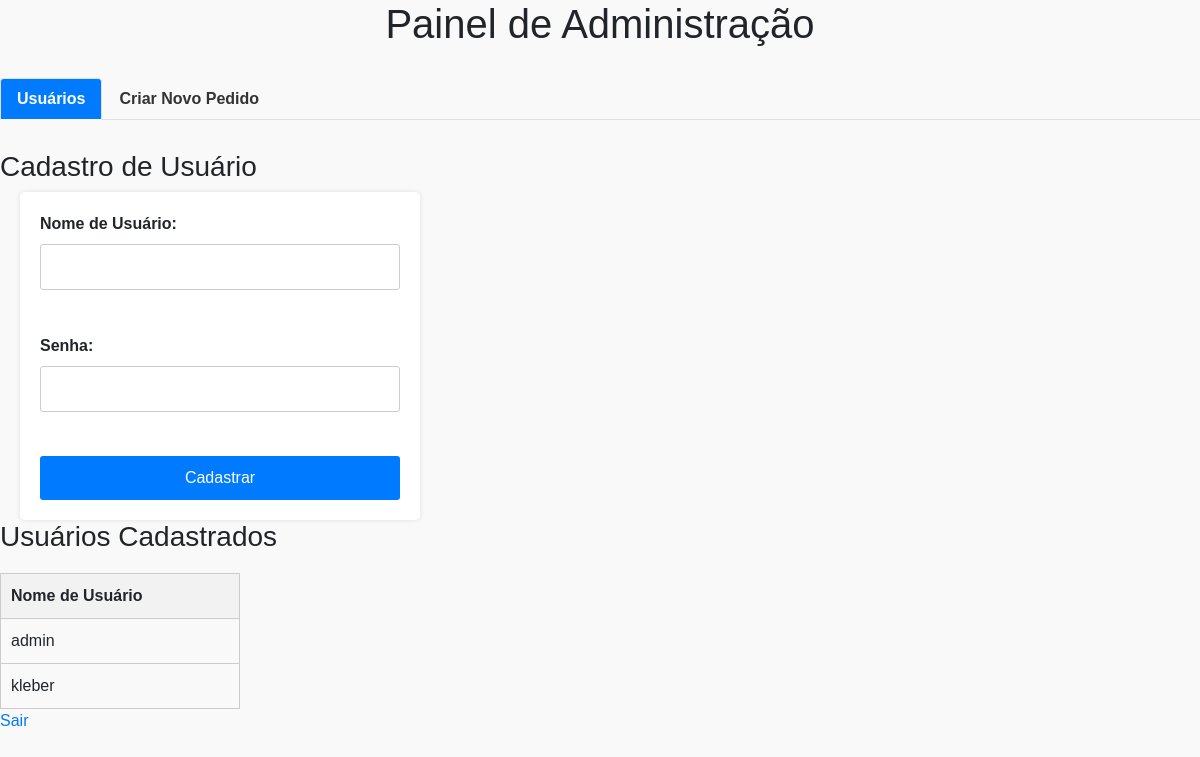
Page /admin_dashboard/ on the earlier database version.
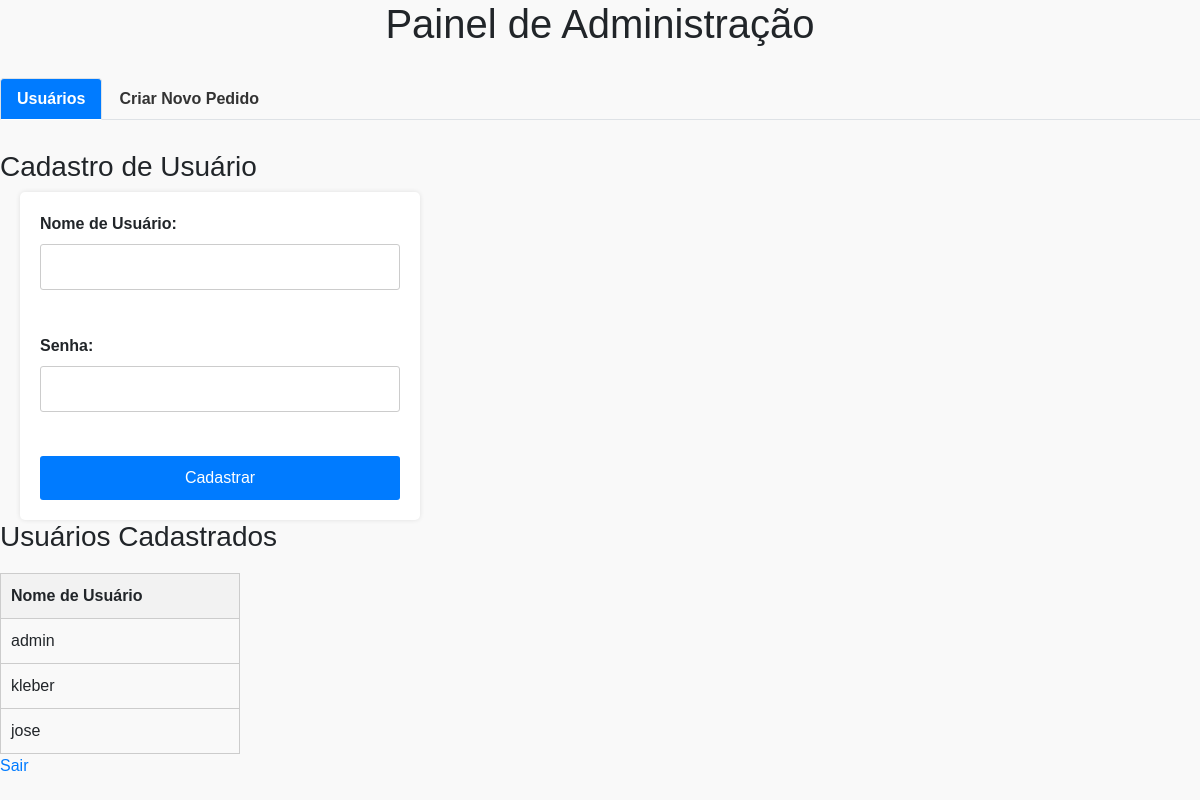
Same page on the later database version.
### mvpapp/models.py (models this page shows)
class User(AbstractUser):
    pass

### mvpapp/views.py (the view)
# urls.py: path('admin_dashboard/', views.admin_dashboard, name='admin_dashboard'),  # Nova rota para o painel de administração
def admin_dashboard(request):
    if request.method == 'POST':
        form = UserForm(request.POST)
        if form.is_valid():
            username = form.cleaned_data['username']
            password = form.cleaned_data['password']
            if User.objects.filter(username=username).exists():
                error_message = 'O nome de usuário já está em uso.'
                return render(request, 'admin_dashboard.html', {'form': form, 'error_message': error_message})
            user = User.objects.create_user(username=username, password=password)
            user.save()
            success_message = 'Usuário cadastrado com sucesso!'
            return render(request, 'admin_dashboard.html', {'form': form, 'success_message': success_message})
    else:
        form = UserForm()
    users = User.objects.all()
    return render(request, 'admin_dashboard.html', {'form': form, 'users': users})

### mvpapp/forms.py
class UserForm(forms.ModelForm):
    password = forms.CharField(widget=forms.PasswordInput)
    class Meta:
        model = User
        fields = ('username', 'password')

### mvpapp/templates/admin_dashboard.html (shortened to what this page needs)
{% load static %}
<!DOCTYPE html>
<html>
<head>
    <link rel="stylesheet" href="https://maxcdn.bootstrapcdn.com/bootstrap/4.5.2/css/bootstrap.min.css">
    <link rel="stylesheet" type="text/css" href="{% static 'style.css' %}">
</head>
<body>
    <h1>Painel de Administração</h1>
    <ul class="nav nav-tabs">
        <li class="nav-item">
            <a class="nav-link active" id="tab-cadastrar-usuario" data-toggle="tab" href="#cadastrar-usuario">Usuários</a>
        </li>
        <li class="nav-item">
            <a class="nav-link" id="tab-criar-pedido" data-toggle="tab" href="#criar-pedido">Criar Novo Pedido</a>
        </li>
    </ul>
    <div class="tab-content">
        <div id="cadastrar-usuario" class="tab-pane fade show active">
            <h3>Cadastro de Usuário</h3>
            <form method="post">
                <label for="username">Nome de Usuário:</label>
                <input type="text" id="username" name="username" required><br><br>
                <label for="password">Senha:</label>
                <input type="password" id="password" name="password" required><br><br>
                <input type="submit" value="Cadastrar">
            </form>
            <h3>Usuários Cadastrados</h3>
            <table>
                <tr>
                    <th>Nome de Usuário</th>
                </tr>
                {% for user in users %}
                    <tr>
                        <td>{{ user.username }}</td>
                    </tr>
                {% endfor %}
            </table>
        </div>
        </div>
    <a href="{% url 'logout' %}">Sair</a>
</body>
</html>

Differences in the rows shown:
added User: username "jose"
